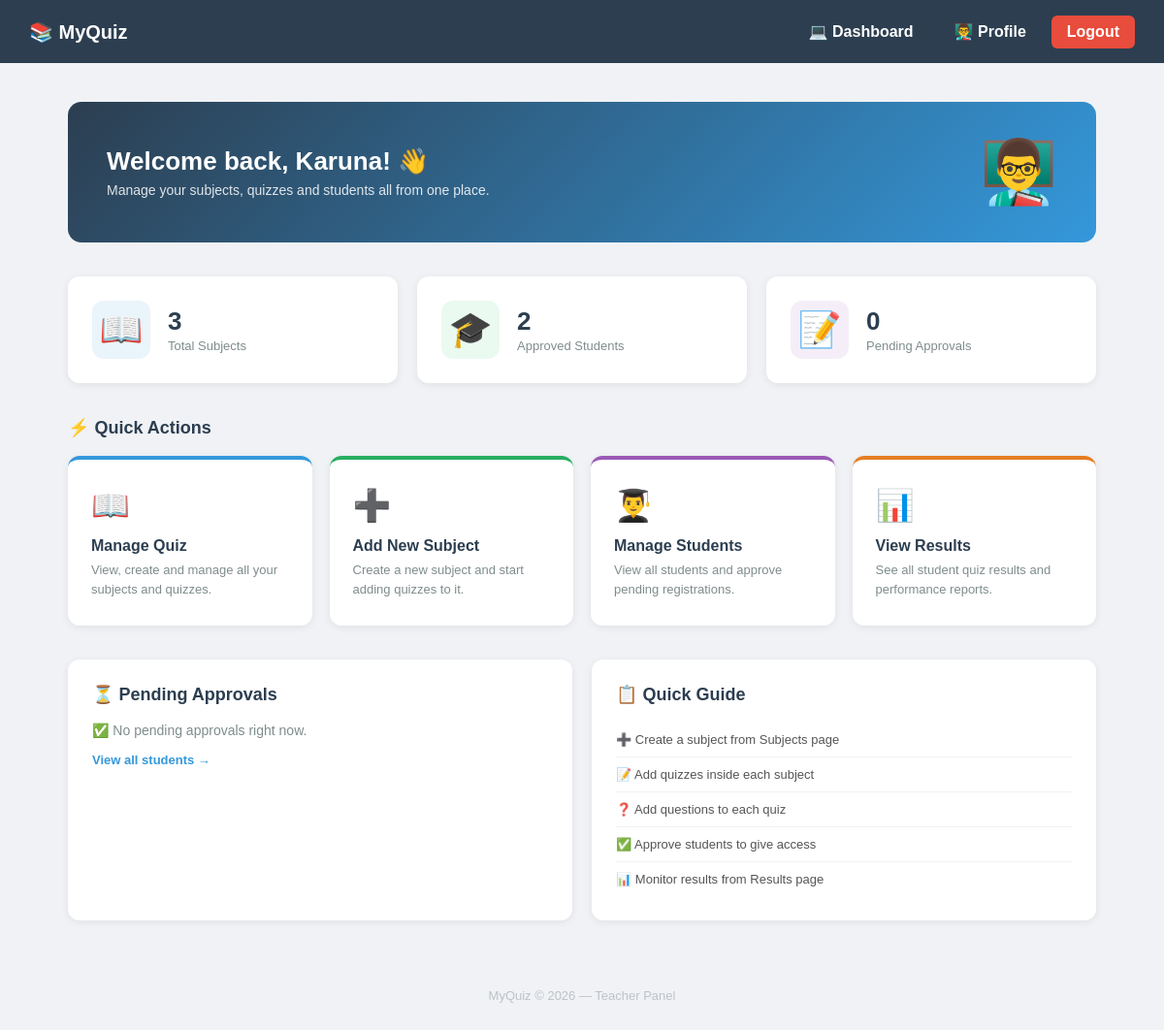
The page /accounts/teacher/dashboard/ (signed in) on the database as committed earlier.
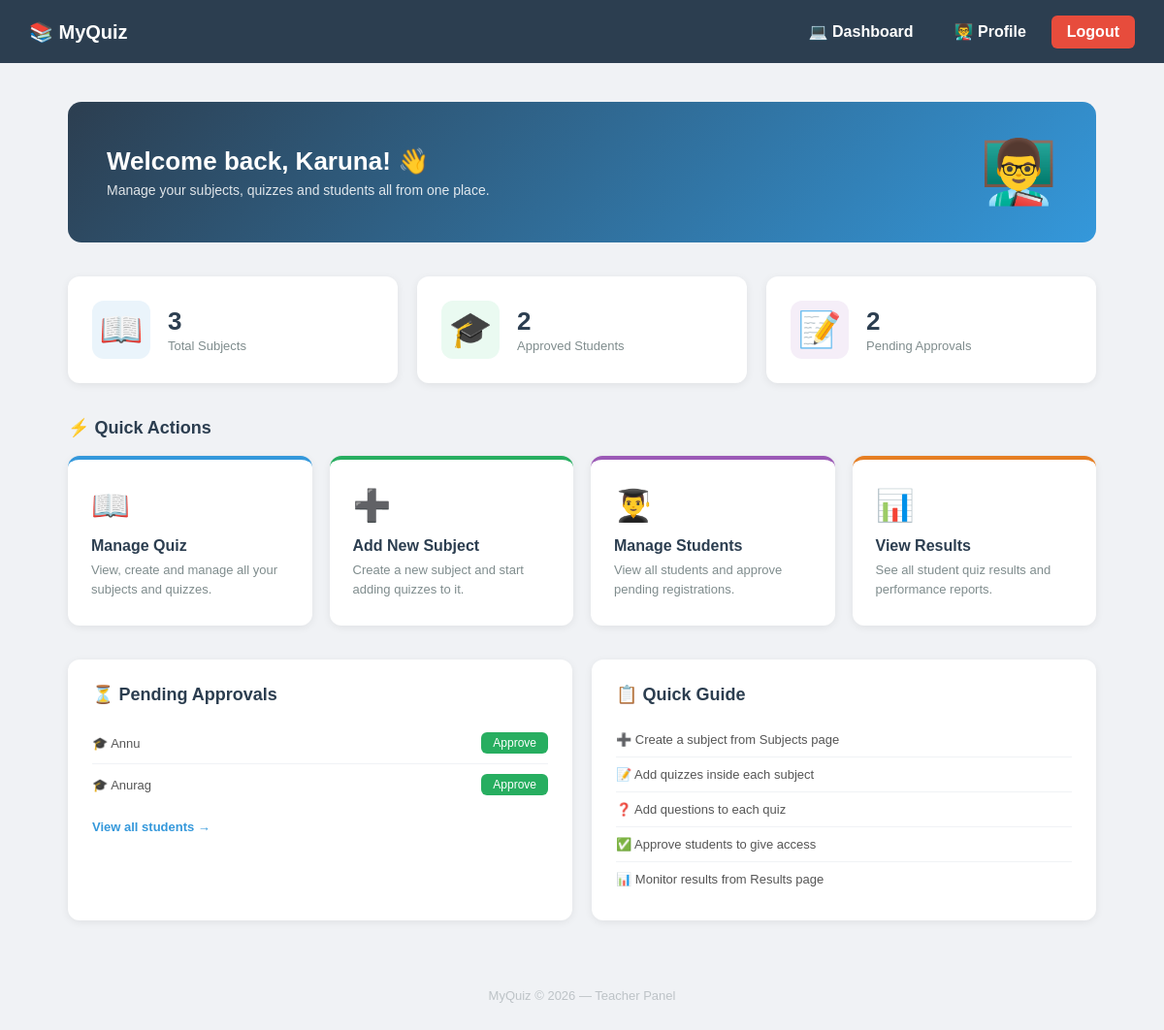
The same page on the database as committed later.
### accounts/models.py (models this page shows, shortened)
class User(AbstractUser):
    ROLE_CHOICES = (
        ("teacher", "Teacher"),
        ("student", "Student"),
    )
    role = models.CharField(max_length=10, choices=ROLE_CHOICES)
    is_approved = models.BooleanField(default=False)

### accounts/views.py (the view)
# urls.py: path("teacher/dashboard/", views.teacher_dashboard, name="teacher_dashboard"),
@login_required
def teacher_dashboard(request):
    if request.user.role != "teacher":
        return redirect("login")
    from subjects.models import Subject
    subject_count = Subject.objects.count()
    student_count = User.objects.filter(role="student", is_approved=True).count()
    pending_count = User.objects.filter(role="student", is_approved=False).count()
    pending_students = User.objects.filter(role="student", is_approved=False)
    return render(
        request,
        "accounts/teacher_dashboard.html",
        {
            "subject_count": subject_count,
            "student_count": student_count,
            "pending_count": pending_count,
            "pending_students": pending_students,
        },
    )

### templates/accounts/teacher_dashboard.html (shortened to what this page needs)
<!DOCTYPE html>
<html>
<head>
</head>
<body>
<nav class="navbar">
    <h2>📚 MyQuiz</h2>
    <div class="nav-links">
        <a href="{% url 'teacher_dashboard' %}">💻 Dashboard</a>
        <a href="{% url 'teacher_profile' %}">👨‍🏫 Profile</a>
        <a href="{% url 'logout' %}" class="logout">Logout</a>
    </div>
</nav>
<div class="container">
    <div class="welcome-banner">
        <div>
            <h1>Welcome back, {{ request.user.username }}! 👋</h1>
            <p>Manage your subjects, quizzes and students all from one place.</p>
        </div>
        <div class="welcome-icon">👨‍🏫</div>
    </div>
    <div class="stats-row">
        <div class="stat-card">
            <div class="stat-icon blue">📖</div>
            <div class="stat-info">
                <h3>{{ subject_count }}</h3>
                <p>Total Subjects</p>
            </div>
        </div>
        <div class="stat-card">
            <div class="stat-icon green">🎓</div>
            <div class="stat-info">
                <h3>{{ student_count }}</h3>
                <p>Approved Students</p>
            </div>
        </div>
        <div class="stat-card">
            <div class="stat-icon purple">📝</div>
            <div class="stat-info">
                <h3>{{ pending_count }}</h3>
                <p>Pending Approvals</p>
            </div>
        </div>
    </div>
    <div class="section-title">⚡ Quick Actions</div>
    <div class="actions-grid">
        <a href="{% url 'subject_list' %}" class="action-card blue">
            <div class="action-icon">📖</div>
            <h3>Manage Quiz</h3>
            <p>View, create and manage all your subjects and quizzes.</p>
        </a>
        <a href="{% url 'create_subject' %}" class="action-card green">
            <div class="action-icon">➕</div>
            <h3>Add New Subject</h3>
            <p>Create a new subject and start adding quizzes to it.</p>
        </a>
        <a href="{% url 'manage_students' %}" class="action-card purple">
            <div class="action-icon">👨‍🎓</div>
            <h3>Manage Students</h3>
            <p>View all students and approve pending registrations.</p>
        </a>
        <a href="{% url 'all_results' %}" class="action-card orange">
            <div class="action-icon">📊</div>
            <h3>View Results</h3>
            <p>See all student quiz results and performance reports.</p>
        </a>
    </div>
    <div class="info-row">
        <div class="info-card">
            <div class="section-title">⏳ Pending Approvals</div>
            {% if pending_students %}
            <ul>
                {% for student in pending_students %}
                <li>
                    🎓 {{ student.username }}
                    <a href="{% url 'approve_student' student.id %}"
                       style="margin-left:auto; background:#27ae60;
                              color:white; padding:4px 12px;
                              border-radius:6px; text-decoration:none;
                              font-size:12px;">
                        Approve
                    </a>
                </li>
                {% endfor %}
            </ul>
            {% else %}
            <p style="color:#7f8c8d; font-size:14px; margin-top:15px;">
                ✅ No pending approvals right now.
            </p>
            {% endif %}
            <a href="{% url 'manage_students' %}" class="view-all">
                View all students →
            </a>
        </div>
        <div class="info-card">
            <div class="section-title">📋 Quick Guide</div>
            <ul>
                <li>➕ Create a subject from Subjects page</li>
                <li>📝 Add quizzes inside each subject</li>
                <li>❓ Add questions to each quiz</li>
                <li>✅ Approve students to give access</li>
                <li>📊 Monitor results from Results page</li>
            </ul>
        </div>
    </div>
</div>
<div class="footer">
    MyQuiz © 2026 — Teacher Panel
</div>
</body>
</html>

Rows that differ between the two databases and show on the page:
added User: username "Annu"
added User: username "Anurag"
Other text that changed with them:
{{ pending_count }}: "0" → "2"
text no longer shown: "✅ No pending approvals right now."
